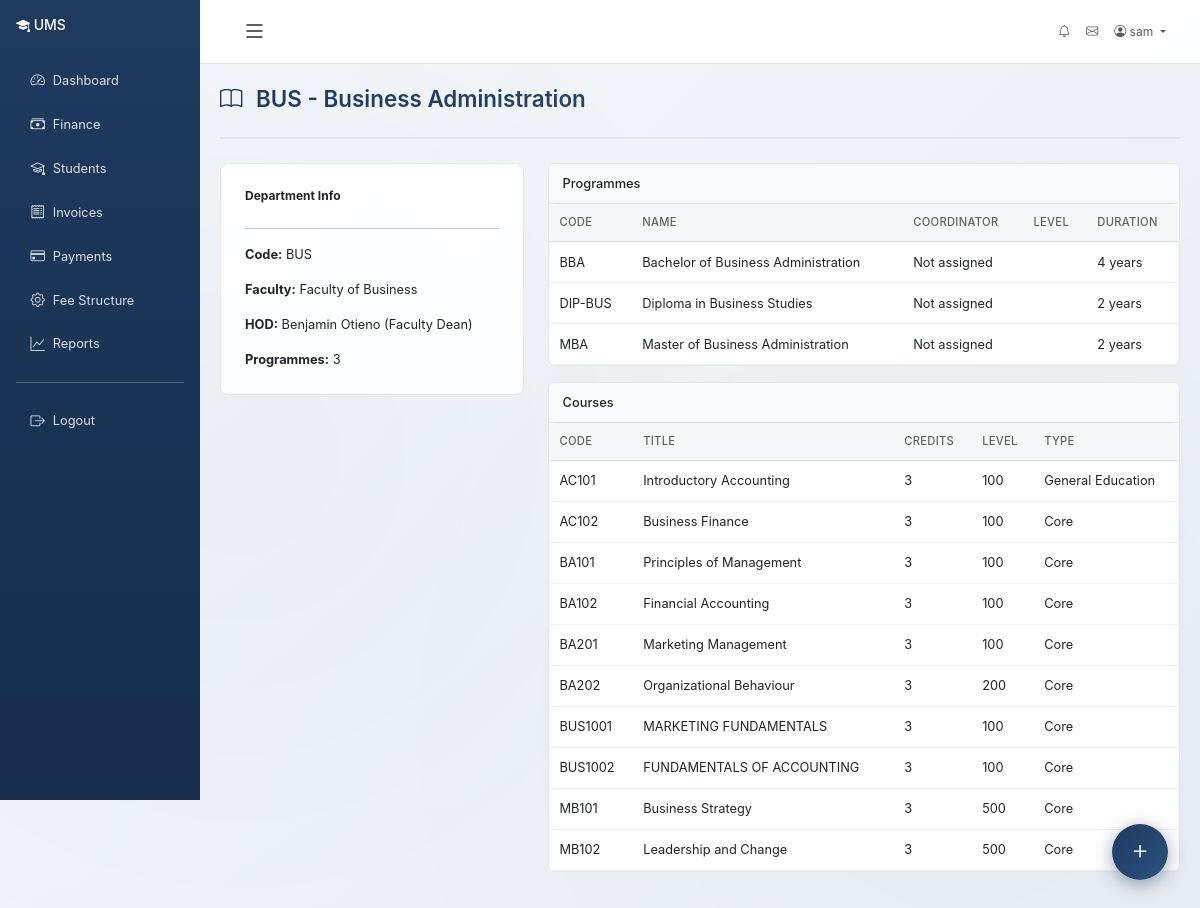
The page /academics/departments/4/ (signed in) on the database its author committed.
### accounts/models.py (models this page shows, shortened)
class User(AbstractUser):
    class Role(models.TextChoices):
        ADMIN = 'admin', 'Administrator'
        REGISTRAR = 'registrar', 'Registrar'
        LECTURER = 'lecturer', 'Lecturer'
        STUDENT = 'student', 'Student'
        FINANCE = 'finance', 'Finance Staff'
        LIBRARIAN = 'librarian', 'Librarian'
        HOSTEL_MANAGER = 'hostel_manager', 'Hostel Manager'
        FACULTY_DEAN = 'faculty_dean', 'Faculty Dean'
        DEPARTMENT_HEAD = 'department_head', 'Department Head'
        PROGRAMME_COORDINATOR = 'programme_coordinator', 'Programme Coordinator'
    role = models.CharField(max_length=25, choices=Role.choices, default=Role.STUDENT)
    phone_number = models.CharField(max_length=20, blank=True)
    date_of_birth = models.DateField(null=True, blank=True)
    gender = models.CharField(
        max_length=10,
        choices=[('M', 'Male'), ('F', 'Female'), ('O', 'Other')],
        blank=True
    )
    address = models.TextField(blank=True)
    profile_picture = models.ImageField(upload_to='profiles/', null=True, blank=True)
    is_active_member = models.BooleanField(default=True)
    created_at = models.DateTimeField(auto_now_add=True)
    updated_at = models.DateTimeField(auto_now=True)
    class Meta:
        ordering = ['-date_joined']
    def __str__(self):
        return f"{self.get_full_name()} ({self.get_role_display()})"
    @property
    def is_admin(self):
        return self.role == self.Role.ADMIN or self.is_superuser
    @property
    def is_registrar(self):
        return self.role == self.Role.REGISTRAR
    @property
    def is_lecturer(self):
        return self.role == self.Role.LECTURER
    @property
    def is_student(self):
        return self.role == self.Role.STUDENT
    @property
    def is_finance_staff(self):
        return self.role == self.Role.FINANCE
    @property
    def is_faculty_dean(self):
        return self.role == self.Role.FACULTY_DEAN
    @property
    def is_department_head(self):
        return self.role == self.Role.DEPARTMENT_HEAD
    @property
    def is_programme_coordinator(self):
        return self.role == self.Role.PROGRAMME_COORDINATOR

### academics/models.py (models this page shows, shortened)
class Department(models.Model):
    name = models.CharField(max_length=200)
    code = models.CharField(max_length=10, unique=True)
    faculty = models.ForeignKey(Faculty, on_delete=models.CASCADE, related_name='departments')
    head_of_department = models.ForeignKey(
        settings.AUTH_USER_MODEL, on_delete=models.SET_NULL,
        null=True, blank=True, related_name='department_head'
    )
    description = models.TextField(blank=True)
    is_active = models.BooleanField(default=True)
    created_at = models.DateTimeField(auto_now_add=True)
    class Meta:
        ordering = ['name']

class Faculty(models.Model):
    name = models.CharField(max_length=200)
    code = models.CharField(max_length=10, unique=True)
    campus = models.ForeignKey(Campus, on_delete=models.CASCADE, related_name='faculties', null=True, blank=True)
    dean = models.ForeignKey(
        settings.AUTH_USER_MODEL, on_delete=models.SET_NULL,
        null=True, blank=True, related_name='faculty_dean'
    )
    description = models.TextField(blank=True)
    established_date = models.DateField(null=True, blank=True)
    is_active = models.BooleanField(default=True)
    created_at = models.DateTimeField(auto_now_add=True)
    class Meta:
        verbose_name_plural = 'Faculties'
        ordering = ['name']

class Programme(models.Model):
    class Schedule(models.TextChoices):
        FULLTIME = 'fulltime', 'Full-time'
        WEEKEND = 'weekend', 'Weekend'
        EVENING = 'evening', 'Evening'
        ONLINE = 'online', 'Online'
        HOLIDAY = 'holiday', 'Holiday'
    name = models.CharField(max_length=200)
    code = models.CharField(max_length=20, unique=True)
    department = models.ForeignKey(Department, on_delete=models.CASCADE, related_name='programmes')
    coordinator = models.ForeignKey(
        settings.AUTH_USER_MODEL, on_delete=models.SET_NULL,
        null=True, blank=True, related_name='programmes_coordinated'
    )
    level = models.ForeignKey(StudyLevel, on_delete=models.PROTECT, related_name='programmes')
    schedule = models.CharField(max_length=10, choices=Schedule.choices, default=Schedule.FULLTIME)
    duration_years = models.IntegerField(default=4)
    total_credits = models.IntegerField(default=120)
    description = models.TextField(blank=True)
    is_active = models.BooleanField(default=True)
    created_at = models.DateTimeField(auto_now_add=True)
    class Meta:
        ordering = ['name']

class Course(models.Model):
    class CourseType(models.TextChoices):
        CORE = 'core', 'Core'
        ELECTIVE = 'elective', 'Elective'
        GENERAL = 'general', 'General Education'
    code = models.CharField(max_length=20, unique=True)
    title = models.CharField(max_length=200)
    department = models.ForeignKey(Department, on_delete=models.CASCADE, related_name='courses')
    programme = models.ManyToManyField(Programme, related_name='courses', blank=True)
    credit_units = models.IntegerField(default=3, validators=[MinValueValidator(1), MaxValueValidator(6)])
    course_type = models.CharField(max_length=10, choices=CourseType.choices, default=CourseType.CORE)
    level = models.IntegerField(default=100, help_text="Course level (100, 200, 300, etc.)")
    semester = models.ForeignKey(StudySemester, on_delete=models.SET_NULL, null=True, blank=True, related_name='courses')
    description = models.TextField(blank=True)
    prerequisites = models.ManyToManyField('self', symmetrical=False, blank=True, related_name='is_prerequisite_for')
    max_students = models.IntegerField(default=100)
    is_active = models.BooleanField(default=True)
    created_at = models.DateTimeField(auto_now_add=True)
    class Meta:
        ordering = ['code']

### academics/views.py (the view)
# urls.py: path('departments/<int:pk>/', views.department_detail, name='department_detail'),
@login_required
def department_detail(request, pk):
    department = get_object_or_404(Department, pk=pk)
    if request.user.is_department_head and department.head_of_department != request.user:
        messages.error(request, 'You do not have permission to view this department.')
        return redirect('accounts:dashboard')
    if request.user.is_faculty_dean and department.faculty.dean != request.user:
        messages.error(request, 'You do not have permission to view this department.')
        return redirect('accounts:dashboard')
    courses = Course.objects.filter(department=department)
    programmes = Programme.objects.filter(department=department)
    return render(request, 'academics/department_detail.html', {
        'department': department,
        'courses': courses,
        'programmes': programmes,
    })

### accounts/context_processors.py (called while the page is built, shortened)
def admin_dashboard_stats(request):
    context = {}
    return context

def user_context(request):
    context = {}
    if request.user.is_authenticated:
        user = request.user
        context['user_role'] = user.role
        context['user_role_display'] = user.get_role_display()
        context['is_admin_user'] = user.is_admin
        context['is_staff_user'] = user.role in ['admin', 'registrar', 'lecturer', 'finance', 'librarian', 'hostel_manager']
        nav_items = _get_nav_items(user)
        context['nav_items'] = nav_items
    return context

### templates/academics/department_detail.html (shortened to what this page needs)
{% extends "base.html" %}
{% block content %}
<div class="page-header">
    <h1 class="page-title"><i class="bi bi-book"></i> {{ department.code }} - {{ department.name }}</h1>
</div>
<div class="row g-4">
    <div class="col-md-4">
        <div class="card p-4">
            <h6 class="fw-bold">Department Info</h6>
            <hr>
            <p><strong>Code:</strong> {{ department.code }}</p>
            <p><strong>Faculty:</strong> {{ department.faculty.name }}</p>
            <p><strong>HOD:</strong> {{ department.head_of_department|default:"Not assigned" }}</p>
            <p class="mb-0"><strong>Programmes:</strong> {{ programmes.count }}</p>
        </div>
    </div>
    <div class="col-md-8">
        <div class="card mb-3">
            <div class="card-header">Programmes</div>
            <div class="table-responsive">
                <table class="table table-sm mb-0">
                    <thead><tr><th>Code</th><th>Name</th><th>Coordinator</th><th>Level</th><th>Duration</th></tr></thead>
                    <tbody>
                        {% for p in programmes %}
                        <tr><td>{{ p.code }}</td><td>{{ p.name }}</td><td>{{ p.coordinator.get_full_name|default:"Not assigned" }}</td><td>{{ p.get_level_display }}</td><td>{{ p.duration_years }} years</td></tr>
                        {% empty %}
                        <tr><td colspan="5" class="text-muted text-center">No programmes.</td></tr>
                        {% endfor %}
                    </tbody>
                </table>
            </div>
        </div>
        <div class="card">
            <div class="card-header">Courses</div>
            <div class="table-responsive">
                <table class="table table-sm mb-0">
                    <thead><tr><th>Code</th><th>Title</th><th>Credits</th><th>Level</th><th>Type</th></tr></thead>
                    <tbody>
                        {% for c in courses %}
                        <tr><td>{{ c.code }}</td><td>{{ c.title }}</td><td>{{ c.credit_units }}</td><td>{{ c.level }}</td><td>{{ c.get_course_type_display }}</td></tr>
                        {% empty %}
                        <tr><td colspan="5" class="text-muted text-center">No courses.</td></tr>
                        {% endfor %}
                    </tbody>
                </table>
            </div>
        </div>
    </div>
</div>
{% endblock %}

### templates/base.html (shortened to what this page needs)
{% load static %}
<!DOCTYPE html>
<html lang="en">
<head>
    <link href="https://cdn.jsdelivr.net/npm/bootstrap@5.3.0/dist/css/bootstrap.min.css" rel="stylesheet">
    <link rel="stylesheet" href="https://cdn.jsdelivr.net/npm/bootstrap-icons@1.11.0/font/bootstrap-icons.css">
</head>
<body {% if user.is_authenticated %}data-user-authenticated="true"{% endif %}>
    {% if user.is_authenticated %}
    <div class="container-fluid">
        <div class="row">
            <div class="col-md-3 col-lg-2 px-0 sidebar d-none d-md-block" id="sidebar">
                <div class="p-3">
                    <h4 class="text-white mb-4">
                        <i class="bi bi-mortarboard-fill"></i> <span class="sidebar-text">UMS</span>
                    </h4>
                    <nav class="nav flex-column">
                        {% for item in nav_items %}
                            {% if item.path %}
                                <a class="nav-link" href="{{ item.path }}" title="{{ item.label }}">
                                    <i class="bi {{ item.icon }}"></i> <span class="sidebar-text">{{ item.label }}</span>
                                </a>
                            {% elif item.url %}
                                <a class="nav-link" href="{% url item.url %}" title="{{ item.label }}">
                                    <i class="bi {{ item.icon }}"></i> <span class="sidebar-text">{{ item.label }}</span>
                                </a>
                            {% endif %}
                        {% endfor %}
                        <hr class="text-white">
                        <a class="nav-link" href="{% url 'accounts:logout' %}" title="Logout">
                            <i class="bi bi-box-arrow-right"></i> <span class="sidebar-text">Logout</span>
                        </a>
                    </nav>
                </div>
            </div>
            <div class="col-md-9 col-lg-10 ms-auto main-content-area" id="mainContent">
                <nav class="navbar navbar-expand-lg navbar-light bg-white border-bottom">
                    <div class="container-fluid">
                        <button class="btn btn-link text-dark sidebar-toggle d-none d-md-block" id="sidebarToggle" type="button" title="Collapse Sidebar (Ctrl+B)">
                            <i class="bi bi-list"></i>
                        </button>
                        <div class="collapse navbar-collapse" id="navbarNav">
                            <ul class="navbar-nav ms-auto">
                                <li class="nav-item">
                                    <a class="nav-link" href="{% url 'communications:notifications' %}" title="Notifications">
                                        <i class="bi bi-bell"></i>
                                    </a>
                                </li>
                                <li class="nav-item">
                                    <a class="nav-link" href="{% url 'communications:inbox' %}" title="Messages">
                                        <i class="bi bi-envelope"></i>
                                    </a>
                                </li>
                                <li class="nav-item dropdown">
                                    <a class="nav-link dropdown-toggle" href="#" id="userDropdown" role="button" data-bs-toggle="dropdown">
                                        <i class="bi bi-person-circle"></i> {{ user.get_full_name|default:user.username }}
                                    </a>
                                </li>
                            </ul>
                        </div>
                    </div>
                </nav>
                <div class="content-wrapper">
                    {% block content %}{% endblock %}
                </div>
            </div>
        </div>
    </div>
    {% else %}
    <div class="container-fluid">
        {% block login_content %}{% endblock %}
    </div>
    {% endif %}
    {% if user.is_authenticated %}
    <div class="qc-fab-wrap" id="qcFabWrap">
        <button class="qc-fab-main" id="qcFabMain" title="Quick Add">
            <i class="bi bi-plus qc-icon"></i>
        </button>
        <div class="qc-actions" id="qcActions">
        </div>
    </div>
    {% endif %}
</body>
</html>

### rows shown on the page
User: get_full_name "sam"
Department: code "BUS", name "Business Administration", faculty.name "Faculty of Business", head_of_department "Benjamin Otieno (Faculty Dean)"
Programme: code "BBA", name "Bachelor of Business Administration", coordinator.get_full_name "Not assigned", duration_years "4"
Programme: code "DIP-BUS", name "Diploma in Business Studies", coordinator.get_full_name "Not assigned", duration_years "2"
Programme: code "MBA", name "Master of Business Administration", coordinator.get_full_name "Not assigned", duration_years "2"
Course: code "AC101", title "Introductory Accounting", credit_units "3", level "100", course_type "General Education"
Course: code "AC102", title "Business Finance", credit_units "3", level "100", course_type "Core"
Course: code "BA101", title "Principles of Management", credit_units "3", level "100", course_type "Core"
Course: code "BA102", title "Financial Accounting", credit_units "3", level "100", course_type "Core"
Course: code "BA201", title "Marketing Management", credit_units "3", level "100", course_type "Core"
Course: code "BA202", title "Organizational Behaviour", credit_units "3", level "200", course_type "Core"
Course: code "BUS1001", title "MARKETING FUNDAMENTALS", credit_units "3", level "100", course_type "Core"
Course: code "BUS1002", title "FUNDAMENTALS OF ACCOUNTING", credit_units "3", level "100", course_type "Core"
Course: code "MB101", title "Business Strategy", credit_units "3", level "500", course_type "Core"
Course: code "MB102", title "Leadership and Change", credit_units "3", level "500", course_type "Core"

### other values the page prints
{{ item.label }} "Dashboard" "Finance" "Students" "Invoices" "Payments" "Fee Structure" "Reports"
{{ programmes.count }} "3"
